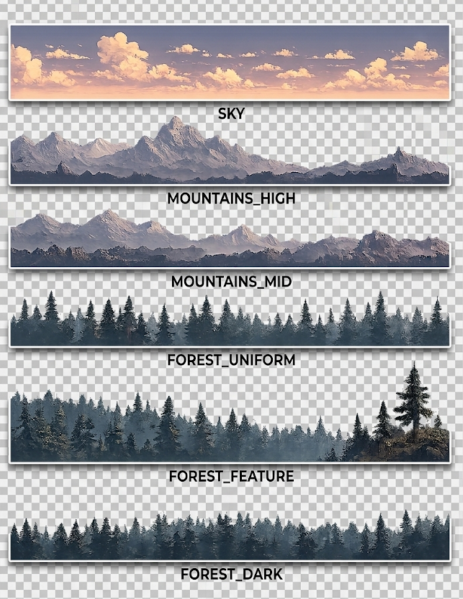
#> input picture original.png, 926 x 1197 px (shown at 1/2 size)
$ python test_bg.py
#> lines starting #> are read from the running program, lines starting #| are printed output that depends on the picture
from PIL import Image

img = Image.open('original.png').convert('RGBA')
#> img is the input picture: PIL image 926x1197 RGBA; mean R, G, B, A 164.4, 163.8, 166.5, 255
width, height = img.size
#> width = 926; height = 1197
pixels = img.load()

for y in range(height):
    for x in range(width):
        r, g, b, a = pixels[x, y]
        # is grayscale?
        if max(abs(r-g), abs(r-b), abs(g-b)) < 15:
            # is light or dark checkerboard?
            if (230 <= r <= 255) or (190 <= r <= 210):
                pixels[x, y] = (r, g, b, 0)

img.save('test_removed.png')
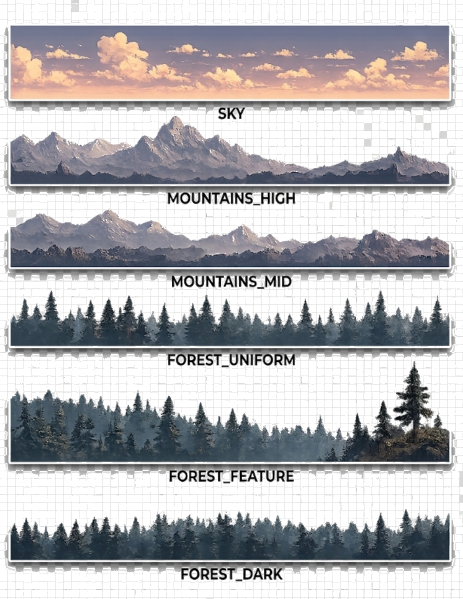
#> saved as test_removed.png: PIL image 926x1197 RGBA (shown at 1/2 size); mean R, G, B, A 164.4, 163.8, 166.5, 149.9; transparent parts drawn white
